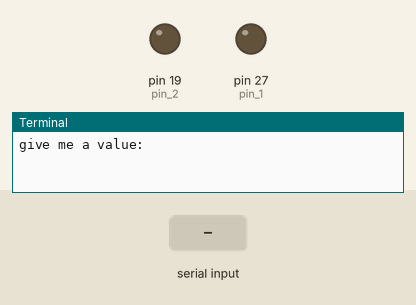
Recording of a program running on a simulated Jetson Nano (header pin numbers). On the bench: output pins drawn as LEDs (lit = HIGH), the last lines printed to the terminal. Inputs (shaded band) come from the test bench.

Above: at 1.2 s.
1.3 s: "01" typed at the terminal, then Enter
At 1.8 s:
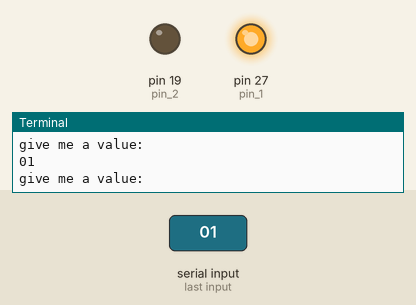
2.8 s: "10" typed at the terminal, then Enter
At 4.0 s:
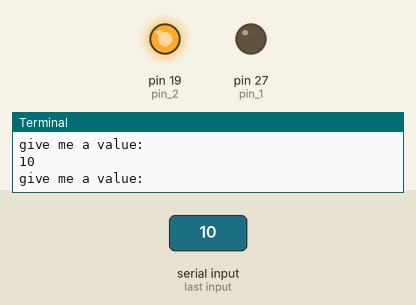
4.3 s: "11" typed at the terminal, then Enter
At 5.3 s:
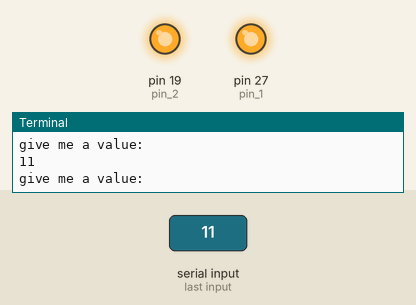
Timing chart, 0 to 7.3 s (numbered marks = the images above; inputs shaded):
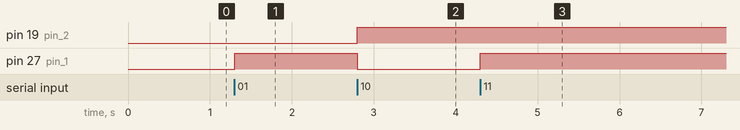

The program:

gpio_test.py
```python
import Jetson.GPIO as GPIO
import time


pin_1 = 27 # 31 works ok
pin_2 = 19

value = input("give me a value: ")

GPIO.setmode(GPIO.BOARD)
GPIO.setup(pin_1, GPIO.OUT)
GPIO.setup(pin_2, GPIO.OUT)

while value != "-1":

    if value == "00":
        GPIO.output(pin_1, GPIO.LOW)
        GPIO.output(pin_2, GPIO.LOW)
    elif value == "01":
        GPIO.output(pin_1, GPIO.HIGH)
        GPIO.output(pin_2, GPIO.LOW)
    elif value == "10":
        GPIO.output(pin_1, GPIO.LOW)
        GPIO.output(pin_2, GPIO.HIGH)
    elif value == "11":
        GPIO.output(pin_1, GPIO.HIGH)
        GPIO.output(pin_2, GPIO.HIGH)
    value = input("give me a value: ")


GPIO.output(pin_1, GPIO.LOW)
GPIO.output(pin_2, GPIO.LOW)

GPIO.cleanup()
```

Measured:
- after the input at 1.3 s, pin 27 (pin_1): LOW → HIGH at once
- after the input at 2.8 s, pin 19 (pin_2): LOW → HIGH at once; pin 27 (pin_1): HIGH → LOW at once
- after the input at 4.3 s, pin 27 (pin_1): LOW → HIGH at once
